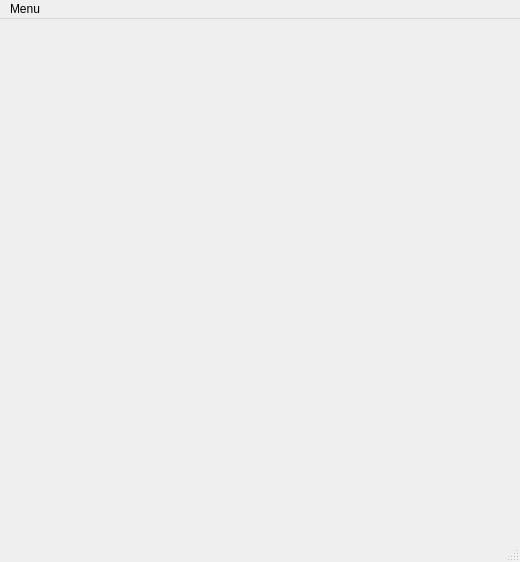
<?xml version="1.0" encoding="UTF-8"?>
<ui version="4.0">
 <class>MainWindow</class>
 <widget class="QMainWindow" name="MainWindow">
  <property name="geometry">
   <rect>
    <x>0</x>
    <y>0</y>
    <width>520</width>
    <height>562</height>
   </rect>
  </property>
  <property name="windowTitle">
   <string>Koło Fortuny</string>
  </property>
  <widget class="QWidget" name="centralwidget">
   <layout class="QGridLayout" name="gridLayout">
    <item row="0" column="1">
     <widget class="CustomOpenGlWidget" name="customOpenGlWidget" native="true">
      <property name="enabled">
       <bool>true</bool>
      </property>
      <property name="autoFillBackground">
       <bool>false</bool>
      </property>
     </widget>
    </item>
   </layout>
  </widget>
  <widget class="QMenuBar" name="menubar">
   <property name="geometry">
    <rect>
     <x>0</x>
     <y>0</y>
     <width>520</width>
     <height>22</height>
    </rect>
   </property>
   <widget class="QMenu" name="menuMenu">
    <property name="title">
     <string>Menu</string>
    </property>
    <addaction name="actionWybierz_warianty"/>
    <addaction name="actionLosuj"/>
   </widget>
   <addaction name="menuMenu"/>
  </widget>
  <widget class="QStatusBar" name="statusbar"/>
  <action name="actionWybierz_warianty">
   <property name="text">
    <string>Wybierz warianty</string>
   </property>
  </action>
  <action name="actionLosuj">
   <property name="text">
    <string>Losuj!</string>
   </property>
  </action>
 </widget>
 <customwidgets>
  <customwidget>
   <class>CustomOpenGlWidget</class>
   <extends>QWidget</extends>
   <header>customopenglwidget.h</header>
  </customwidget>
 </customwidgets>
 <resources/>
 <connections/>
</ui>
